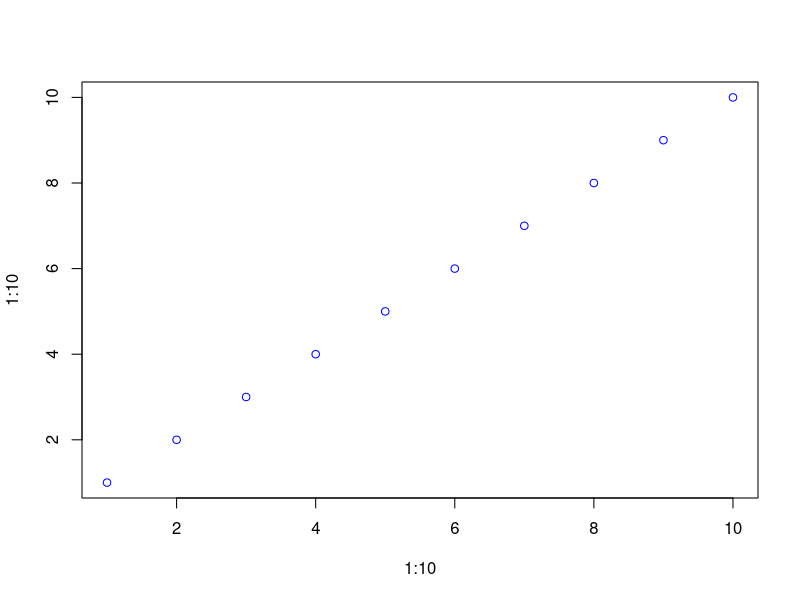

The R source for this figure:
graphique <- function() {
  # Affichage du graphique
  plot(1:10, 1:10, col = "blue")
  # Sauvegarde dans un fichier PNG
  dev.copy(png, "graphique.png", width = 800, height = 600)
  dev.off()
}
graphique()
